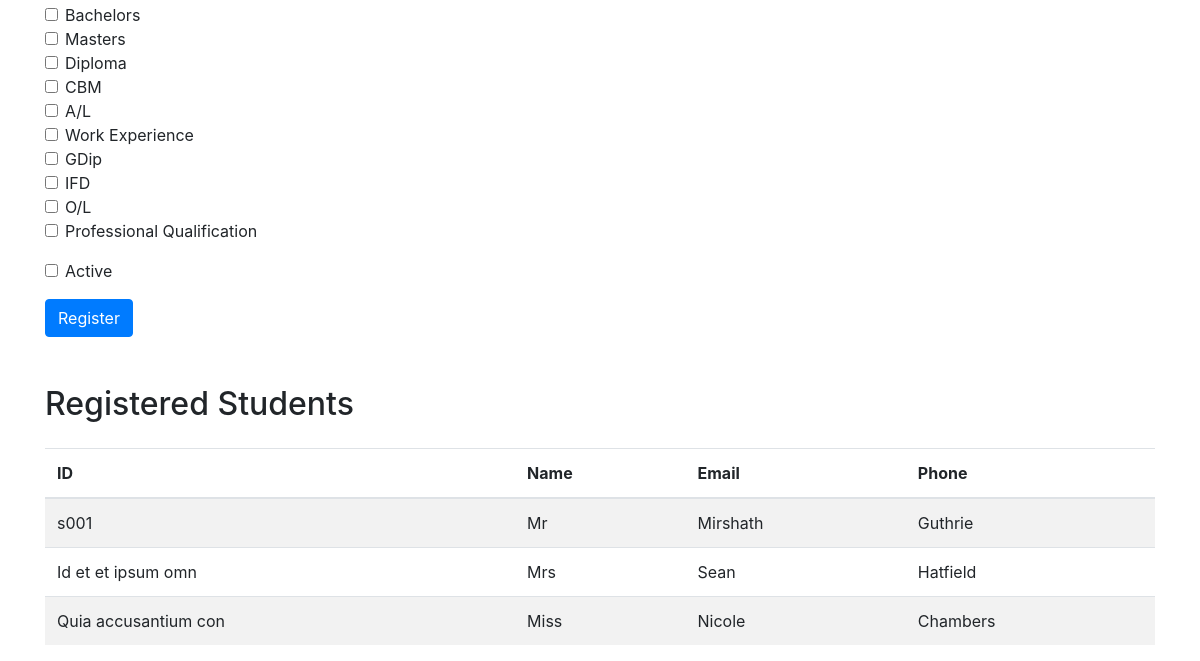
Before: / (lower part) with the older database file.
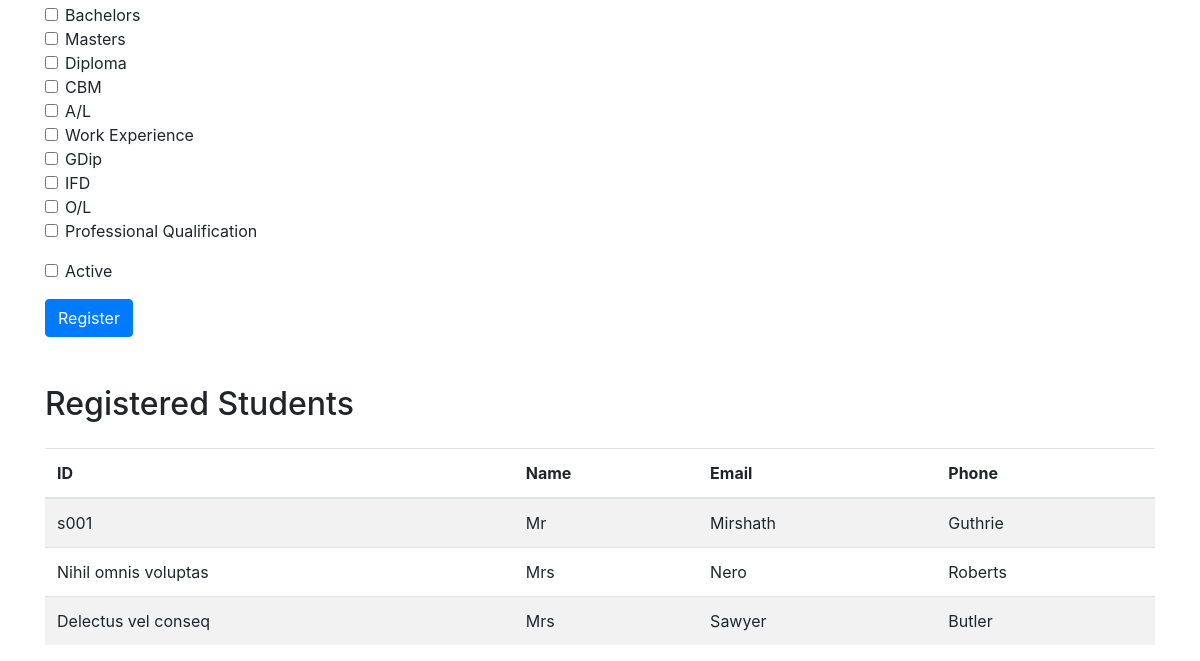
After: the same page with the newer database file.
### tables this page shows
CREATE TABLE `students` (
  `id` int(11) NOT NULL,
  `student_code` varchar(50) DEFAULT NULL,
  `title` varchar(20) DEFAULT NULL,
  `firstname` varchar(50) DEFAULT NULL,
  `lastname` varchar(50) DEFAULT NULL,
  `name_for_certificate` varchar(100) DEFAULT NULL,
  `preferred_name` varchar(100) DEFAULT NULL,
  `date_of_birth` date DEFAULT NULL,
  `nationality` varchar(50) DEFAULT NULL,
  `permanent_address` text DEFAULT NULL,
  `current_address` text DEFAULT NULL,
  `mobile` varchar(20) DEFAULT NULL,
  `telephone` varchar(20) DEFAULT NULL,
  `emergency_contact_name` varchar(100) DEFAULT NULL,
  `photo` varchar(255) DEFAULT NULL,
  `nic` varchar(20) DEFAULT NULL,
  `passport` varchar(20) DEFAULT NULL,
  `personal_email` varchar(100) DEFAULT NULL,
  `bms_email` varchar(100) DEFAULT NULL,
  `occupation` varchar(50) DEFAULT NULL,
  `organization` varchar(100) DEFAULT NULL,
  `previous_organization` varchar(100) DEFAULT NULL,
  `qualifications` set('Bachelors','Masters','Diploma','CBM','A/L','Work Experience','GDip','IFD','O/L','Professional Qualification') DEFAULT NULL,
  `active` tinyint(1) DEFAULT 1
);

### index.php (the view, shortened to what this page needs)
<?php
include("./database/database.php");
?>
<!DOCTYPE html>
<html lang="en">
<head>
    <link href="https://maxcdn.bootstrapcdn.com/bootstrap/4.5.2/css/bootstrap.min.css" rel="stylesheet">
</head>
<body>
    <div class="container mt-5">
        <form action="" method="POST">
            <fieldset class="form-group">
                <div class="form-check">
                    <input class="form-check-input" type="checkbox" id="bachelors" name="qualifications[]" value="Bachelors">
                    <label class="form-check-label" for="bachelors">Bachelors</label>
                </div>
                <div class="form-check">
                    <input class="form-check-input" type="checkbox" id="masters" name="qualifications[]" value="Masters">
                    <label class="form-check-label" for="masters">Masters</label>
                </div>
                <div class="form-check">
                    <input class="form-check-input" type="checkbox" id="diploma" name="qualifications[]" value="Diploma">
                    <label class="form-check-label" for="diploma">Diploma</label>
                </div>
                <div class="form-check">
                    <input class="form-check-input" type="checkbox" id="cbm" name="qualifications[]" value="CBM">
                    <label class="form-check-label" for="cbm">CBM</label>
                </div>
                <div class="form-check">
                    <input class="form-check-input" type="checkbox" id="al" name="qualifications[]" value="A/L">
                    <label class="form-check-label" for="al">A/L</label>
                </div>
                <div class="form-check">
                    <input class="form-check-input" type="checkbox" id="work_experience" name="qualifications[]" value="Work Experience">
                    <label class="form-check-label" for="work_experience">Work Experience</label>
                </div>
                <div class="form-check">
                    <input class="form-check-input" type="checkbox" id="gdip" name="qualifications[]" value="GDip">
                    <label class="form-check-label" for="gdip">GDip</label>
                </div>
                <div class="form-check">
                    <input class="form-check-input" type="checkbox" id="ifd" name="qualifications[]" value="IFD">
                    <label class="form-check-label" for="ifd">IFD</label>
                </div>
                <div class="form-check">
                    <input class="form-check-input" type="checkbox" id="ol" name="qualifications[]" value="O/L">
                    <label class="form-check-label" for="ol">O/L</label>
                </div>
                <div class="form-check">
                    <input class="form-check-input" type="checkbox" id="professional_qualification" name="qualifications[]" value="Professional Qualification">
                    <label class="form-check-label" for="professional_qualification">Professional Qualification</label>
                </div>
            </fieldset>
            <div class="form-group form-check">
                <input type="checkbox" class="form-check-input" id="active" name="active">
                <label class="form-check-label" for="active">Active</label>
            </div>
            <button type="submit" id="submit-button" class="btn btn-primary">Register</button>
        </form>
        <h2 class="mt-5 mb-4">Registered Students</h2>
        <table class="table table-striped">
            <thead>
                <tr>
                    <th>ID</th>
                    <th>Name</th>
                    <th>Email</th>
                    <th>Phone</th>
                </tr>
            </thead>
            <tbody>
                <?php
                $result = $conn->query("SELECT * FROM students");
                if ($result->num_rows > 0) {
                    while ($row = $result->fetch_assoc()) {
                        echo "<tr>";
                        echo "<td>" . $row["student_code"] . "</td>";
                        echo "<td>" . $row["title"] . "</td>";
                        echo "<td>" . $row["firstname"] . "</td>";
                        echo "<td>" . $row["lastname"] . "</td>";
                        echo "</tr>";
                    }
                } else {
                    echo "<tr><td colspan='4'>No students registered</td></tr>";
                }
                ?>
            </tbody>
        </table>
    </div>
</body>
</html>

Changed rows visible on the page:
removed students: student_code "Id et et ipsum omn", title "Mrs", firstname "Sean", lastname "Hatfield"
removed students: student_code "Quia accusantium con", title "Miss", firstname "Nicole", lastname "Chambers"
added students: student_code "Nihil omnis voluptas", title "Mrs", firstname "Nero", lastname "Roberts"
added students: student_code "Delectus vel conseq", title "Mrs", firstname "Sawyer", lastname "Butler"
